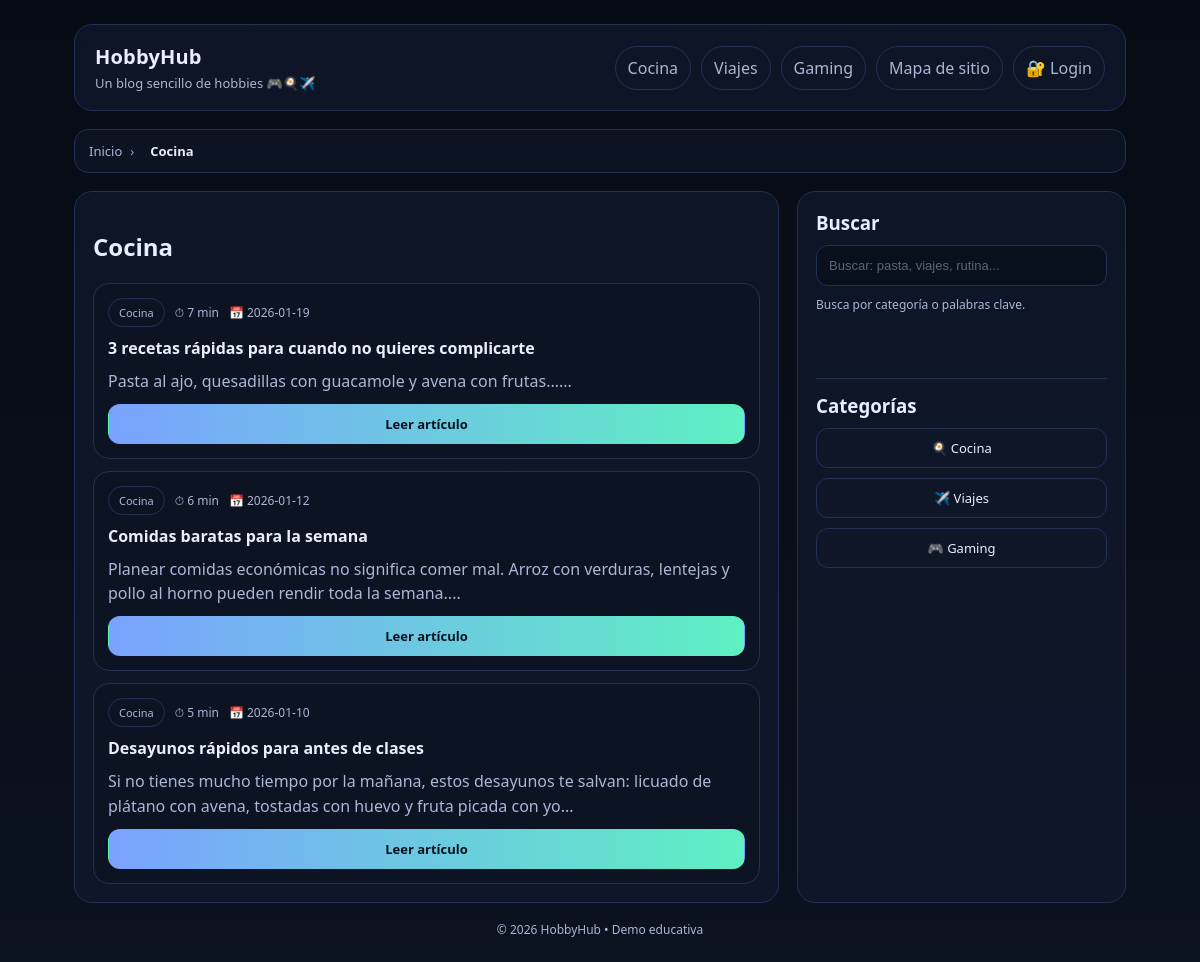
Screenshot of /pages/category.php?cat=cocina with the database file from the repository.
### tables this page shows
CREATE TABLE IF NOT EXISTS posts (
  id INT AUTO_INCREMENT PRIMARY KEY,
  title VARCHAR(255) NOT NULL,
  content LONGTEXT NOT NULL,
  category ENUM('cocina','viajes','gaming') NOT NULL,
  read_time INT,
  created_at DATE,
  tags VARCHAR(255),
  INDEX idx_category (category),
  INDEX idx_created_at (created_at),
  FULLTEXT INDEX ft_title_content (title, content)
);

### src/pages/category.php (the view, shortened to what this page needs)
<?php
require_once "../config/database.php";
require_once "../includes/header.php";
$category = $_GET['cat'] ?? '';
$stmt = $pdo->prepare("
  SELECT * FROM posts
  WHERE category = ?
  ORDER BY created_at DESC
");
$stmt->execute([$category]);
$posts = $stmt->fetchAll();
?>
<?php require_once "../includes/breadcrumbs.php"; ?>
<main>
  <section class="card">
    <h2><?= ucfirst($category) ?></h2>
    <?php foreach ($posts as $post): ?>
      <article class="post">
        <div class="meta">
          <span class="badge"><?= ucfirst($post['category']) ?></span>
          <span>⏱ <?= $post['read_time'] ?> min</span>
          <span>📅 <?= $post['created_at'] ?></span>
        </div>
        <h3><?= htmlspecialchars($post['title']) ?></h3>
        <p><?= substr($post['content'], 0, 140) ?>...</p>
        <a class="btn primary"
           href="/pages/post.php?id=<?= $post['id'] ?>">
          Leer artículo
        </a>
      </article>
    <?php endforeach; ?>
  </section>
  <?php include "../includes/sidebar.php"; ?>
</main>
<?php require_once "../includes/footer.php"; ?>

### src/public/css/style.css (style rules this page uses)
:root { --bg: #0b1220; --card: #111b2e; --text: #e8eefc; --muted: #aab7d6; --line: #223154; --accent: #7aa2ff; --accent2: #5ef0c2; }
* { box-sizing: border-box; }
html { scroll-behavior: smooth; }
body { margin: 0; font-family: system-ui, -apple-system, Segoe UI, Roboto, Arial, sans-serif; background: linear-gradient(180deg, #070b14, var(--bg)); color: var(--text); }
a { color: inherit; }
main { display: grid; grid-template-columns: 1.5fr 0.7fr; gap: 18px; margin-top: 18px; }
.card { border: 1px solid var(--line); border-radius: 18px; background: rgba(17, 27, 46, 0.7); padding: 18px; }
.post { display: grid; gap: 10px; padding: 14px; border: 1px solid var(--line); border-radius: 16px; background: rgba(11, 18, 32, 0.55); margin-top: 12px; transition: border-color 0.3s ease; }
.meta { display: flex; gap: 10px; flex-wrap: wrap; align-items: center; color: var(--muted); font-size: 12px; }
.badge { border: 1px solid var(--line); color: var(--muted); padding: 6px 10px; border-radius: 999px; font-size: 11px; }
.post h3 { margin: 0; font-size: 16px; }
.post p { margin: 0; color: var(--muted); line-height: 1.55; }
.btn { display: inline-flex; align-items: center; justify-content: center; padding: 10px 12px; border-radius: 12px; border: 1px solid var(--line); background: transparent; color: var(--text); text-decoration: none; font-size: 13px; cursor: pointer; transition: all 0.3s ease; }
.btn.primary { border-color: transparent; background: linear-gradient(90deg, var(--accent), var(--accent2)); color: #06121f; font-weight: 700; }

### rows the page displays
posts: category "Cocina", read_time "7", created_at "2026-01-19", title "3 recetas rápidas para cuando no quieres complicarte", content "Pasta al ajo, quesadillas con guacamole y avena con frutas..."
posts: category "Cocina", read_time "6", created_at "2026-01-12", title "Comidas baratas para la semana", content "Planear comidas económicas no significa comer mal. Arroz con verduras, lentejas y pollo al horno pueden rendir toda la semana."
posts: category "Cocina", read_time "5", created_at "2026-01-10", title "Desayunos rápidos para antes de clases", content "Si no tienes mucho tiempo por la mañana, estos desayunos te salvan: licuado de plátano con avena, tostadas con huevo y fruta picada con yo"

### other values shown
$crumb['label'] "Inicio"
$crumb['label'] "Cocina"
$category "Cocina"
